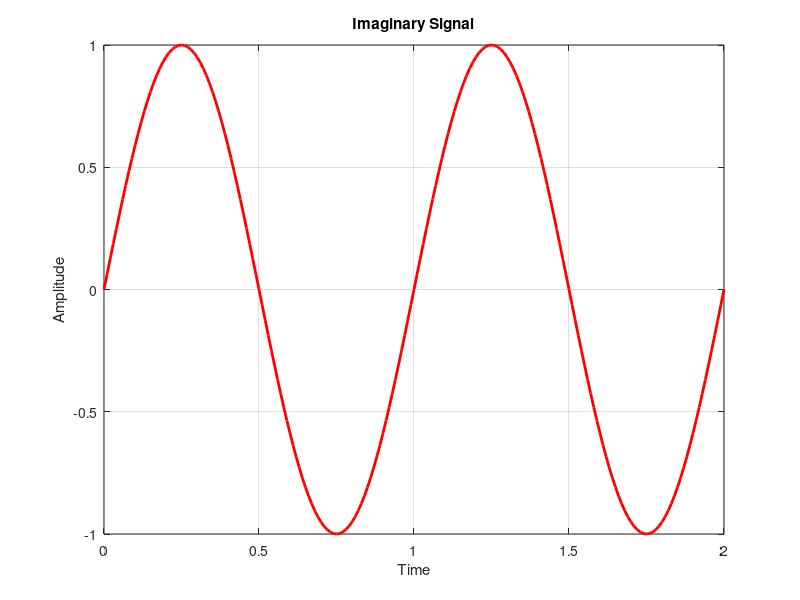

Recreate this plot in MATLAB.
% Imaginary Siganl
t = 0:0.01:2;
f = 1;
imaginary_signal = 1i * sin(2 * pi * f * t);

% Plot the imaginary signal
figure;
plot(t, imag(imaginary_signal), 'r', 'LineWidth', 2);
xlabel('Time');
ylabel('Amplitude');
title('Imaginary Signal');
grid on;